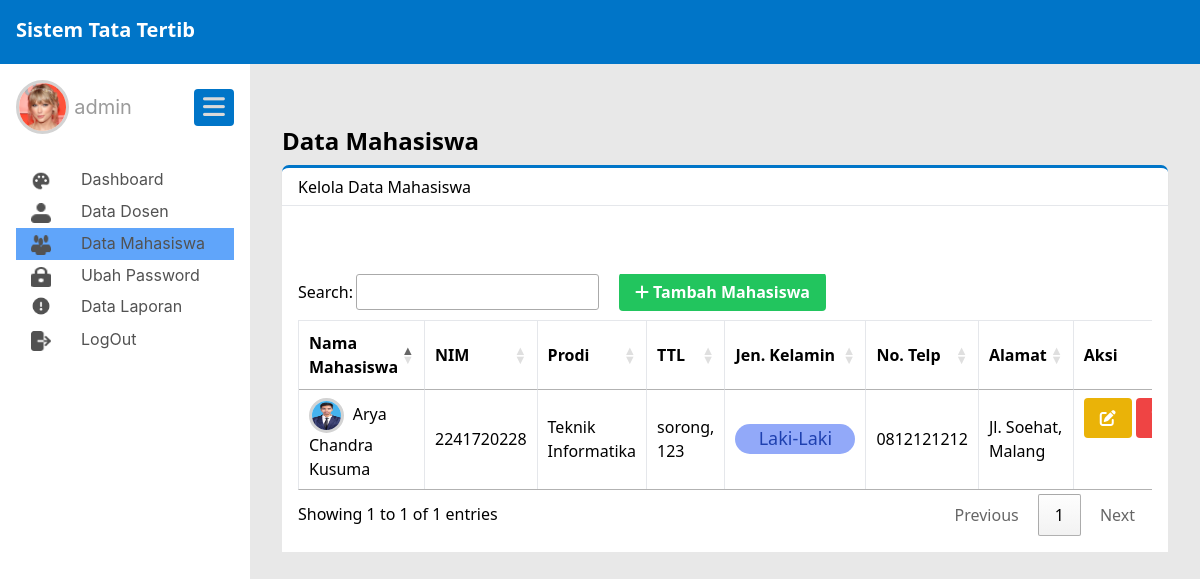
Screenshot of /public/admin/mahasiswa (signed in) with the database file from the repository.
### tables this page shows
CREATE TABLE `mahasiswa` (
  `nim` varchar(20) NOT NULL,
  `prodi_id` int(11) NOT NULL,
  `nama` varchar(50) NOT NULL,
  `TTL` varchar(50) NOT NULL,
  `jenis_kelamin` enum('L','P') NOT NULL,
  `alamat` varchar(100) NOT NULL,
  `email` varchar(50) NOT NULL,
  `no_phone` varchar(11) NOT NULL,
  `phone_ortu` varchar(20) NOT NULL,
  `jumlah_pelanggaran` int(11) NOT NULL,
  `mahasiswa_img` varchar(200) NOT NULL,
  `user_id` int(11) NOT NULL
);

CREATE TABLE `prodi` (
  `prodi_id` int(11) NOT NULL,
  `prodi_nama` varchar(50) NOT NULL
);

### app/core/Controller.php (called while the page is built, shortened)
<?php
class Controller{
    public function view($view, $data = []){
        require_once '../app/views/' . $view . '.php';
    }
    public function model($model){
        return new $model;
    }
}

### app/controllers/Admin.php (called while the page is built, shortened)
<?php
class Admin extends Controller{
    public function mahasiswa(){
        $data['judul'] = 'Admin Page';
        $data['prodi'] = $this->model('Prodi_model')->getAllProdi();
        $data['mahasiswa'] = $this->model('Admin_model')->getMahasiswa();
        $this->view('admin/mahasiswa', $data);
    }
}

### app/core/App.php (called while the page is built, shortened)
<?php
class App
{
    protected $method = 'index';
    protected $params = [];
    public function __construct()
    {
        $url = $this->parseURL();
        if(file_exists('../app/controllers/' . $url[0] . '.php')){
            unset($url[0]);
        }
        $this->controller = new $this->controller;
        if(isset($url[1])){
            if(method_exists($this->controller, $url[1])){
                $this->method = $url[1];
            }
        }
        call_user_func_array([$this->controller, $this->method], $this->params);
    }
    public function parseURL()
    {
        if (isset($_GET['url'])) {
            $url = rtrim($_GET['url'], '/');
            $url = filter_var($url, FILTER_SANITIZE_URL);
            $url = explode('/', $url);
            return $url;
        }
    }
}

### public/index.php (called while the page is built, shortened)
<?php
$app = new App;

### app/core/Database.php (called while the page is built, shortened)
<?php
class Database
{
    private $host = DB_HOST;
    private $user = DB_USER;
    private $pass = DB_PASS;
    private $db_name = DB_NAME;
    private $dbh;
    private $stmt;
    public function __construct()
    {
        $dsn = 'mysql:host=' . $this->host . ';dbname=' . $this->db_name;
        $option = [
            PDO::ATTR_PERSISTENT => true,
            PDO::ATTR_ERRMODE => PDO::ERRMODE_EXCEPTION
        ];
        try {
            $this->dbh = new PDO($dsn, $this->user, $this->pass, $option);
        } catch (PDOException $e) {
            die($e->getMessage());
        }
    }
    public function query($query)
    {
        $this->stmt = $this->dbh->prepare($query);
    }
    public function execute()
    {
        $this->stmt->execute();
    }
    public function resultSet()
    {
        $this->execute();
        return $this->stmt->fetchAll(PDO::FETCH_ASSOC);
    }
}

### app/models/Admin_model.php (called while the page is built, shortened)
<?php
class Admin_model
{
    private $table2 = 'mahasiswa';
    private $table5 = 'prodi';
    private $db;
    public function __construct()
    {
        $this->db = new Database;
    }
    public function getMahasiswa()
    {
        $this->db->query('SELECT  m.nama, m.nim, p.prodi_nama, m.TTL, m.jenis_kelamin, m.phone_ortu, m.alamat, m.user_id, m.mahasiswa_img
        FROM ' . $this->table2 . ' as m
        JOIN ' . $this->table5 . ' as p ON m.prodi_id = p.prodi_id');
        return $this->db->resultSet();
    }
}

### app/views/admin/mahasiswa.php (the view, shortened to what this page needs)
<div class="flex-1 pl-8 pb-8 pt-6 pr-8 shadow-sm main_content">
  <div id="data_mahasiswa">
    <h1 class="text-2xl font-bold mb-2">Data Mahasiswa</h1>
    <div class="flex bg-white h-10 items-center shadow-sm subtitle_dashboard">
      <div class="flex-1 ml-4">Kelola Data Mahasiswa</div>
    </div>
    <div class="flex bg-white">
      <div class="flex-1 bg-white p-4">
        <div class="grid grid-cols-1 gap-4 mt-5">
          <div class="container mx-auto mt-8 containerTableDosen overflow-x-auto">
            <table id="tableMahasiswa" class="min-w-full border ">
              <thead>
                <tr class="border-b">
                  <th class="py-2 px-4 border-r">Nama Mahasiswa</th>
                  <th class="py-2 px-4 border-r">NIM</th>
                  <th class="py-2 px-4 border-r">Prodi</th>
                  <th class="py-2 px-4 border-r">TTL</th>
                  <th class="py-2 px-4 border-r">Jen. Kelamin</th>
                  <th class="py-2 px-4 border-r">No. Telp</th>
                  <th class="py-2 px-4 border-r">Alamat</th>
                  <th class="py-2 px-4 border-r">Aksi</th>
                </tr>
              </thead>
              <tbody>
                <?php foreach ($data['mahasiswa'] as $row) { ?>
                  <tr class="border-b">
                    <td class="py-2 px-4 border-r">
                      <?php
                      echo '<img src="' . BASEURL . '/img/profil/' . $row['mahasiswa_img'] . '" alt="" class="foto_profil_dosen_table inline ">';
                      ?>
                      <p class="nama_dosen_table inline"><?= $row['nama']; ?></p>
                    </td>
                    <td class="py-2 px-4 border-r"><?= $row['nim']; ?></td>
                    <td class="py-2 px-4 border-r"><?= $row['prodi_nama']; ?></td>
                    <td class="py-2 px-4 border-r"><?= $row['TTL']; ?></td>
                    <td class="py-2 px-4 border-r">
                      <?php
                      if ($row['jenis_kelamin'] == 'L') {
                        echo '<div class="w-[120px] h-[30px] rounded-full px-1 text-lg font-medium text-blue-800 text-center" style="background-color: #92a9f9;">Laki-Laki</div>';
                      } else {
                        echo '<div class="w-[120px] h-[30px] rounded-full px-1 text-lg font-medium text-rose-600 text-center" style="background-color: #FFB5B5;">Perempuan</div>';
                      }
                      ?>
                    </td>
                    <td class="py-2 px-4 border-r"><?= $row['phone_ortu']; ?></td>
                    <td class="py-2 px-4 border-r"><?= $row['alamat']; ?></td>
                    <td class="py-2 px-4 border-r flex">
                      <a href="#" onclick="editMahasiswa(<?= $row['nim'] ?>);" class="bg-yellow-500 hover:bg-yellow-700 sm:right-[-100px] text-white font-bold py-2 px-4 rounded mr-1"><i class="fa-solid fa-pen-to-square"></i></a>
                      <a href="#" onclick="hapusMahasiswa(<?= $row['nim'] ?>, <?= $row['user_id'] ?>);" class="bg-red-500 hover:bg-red-700 sm:right-[-100px] text-white font-bold py-2 px-4 rounded"><i class="fa-solid fa-trash"></i></a>
                    </td>
                  </tr>
                <?php
                }
                ?>
              </tbody>
            </table>
          </div>
        </div>
      </div>
    </div>
  </div>
</div>
</div>

### public/css/style.css (style rules this page uses)
.main_content { margin-left: 250px; margin-top: 64px; }
.main { background: #e8e8e8; }
.foto_profil_dosen_table { border-radius: 50px; border: solid; border-color: lightgray; width: 34.533px; height: 34.533px; flex-shrink: 0; margin-right: 5px; }
.subtitle_dashboard { border-top: solid; border-radius: 7px 7px 0px 0px; border-color: #0075c8; }

### rows the page displays
mahasiswa: mahasiswa_img (picture), nama "Arya Chandra Kusuma", nim "2241720228", prodi.prodi_nama "Teknik Informatika", TTL "sorong, 123", jenis_kelamin "Laki-Laki", phone_ortu "0812121212", alamat "Jl. Soehat, Malang"

### other values shown
$_SESSION['username'] "admin"
